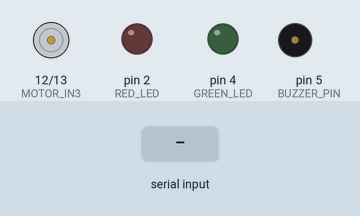
Simulated run of this sketch. Board: Arduino Uno, built with avr-gcc and run on an emulated ATmega328P. On the bench: motor-driver pin pairs drawn as motors (green arrow = first pin HIGH = forward, orange = second pin HIGH = backward, longer = more drive, scaled by the enable pin), output pins drawn as LEDs (lit = HIGH), buzzer (waves = sounding, pin HIGH). Inputs (shaded band) come from the test bench.

Above: at 1.2 s.
1.3 s: "O" received over Serial
At 1.9 s:
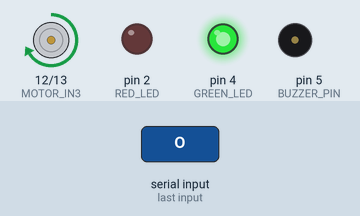
2.8 s: "D" received over Serial
At 3.1 s:
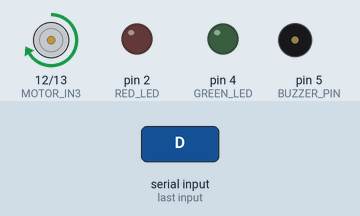
At 9.2 s:
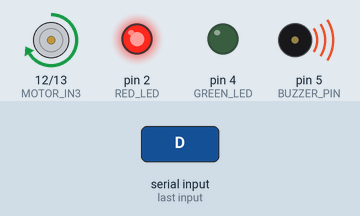
Timing chart, 0 to 14.7 s (numbered marks = the images above; inputs shaded):
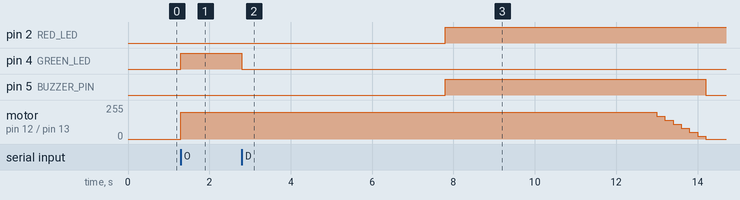

The sketch:

dddnssys.ino
```cpp
// Driver Drowsiness Detection & Escalation/Safety System

const uint8_t MOTOR_EN  = 9;    // L298N ENA (PWM)
const uint8_t MOTOR_IN3 = 12;   // L298N IN3
const uint8_t MOTOR_IN4 = 13;   // L298N IN4

const uint8_t BUZZER_PIN = 5;  // buzzer
const uint8_t GREEN_LED  = 4;
// const uint8_t YELLOW_LED = 3;
const uint8_t RED_LED    = 2;

enum DriverState {AWAKE, SLEEPY};
DriverState state = AWAKE;

unsigned long sleepyStart = 0;
bool redOn = false;
bool motorSlowing = false;

void setup() {
  Serial.begin(9600);

  pinMode(MOTOR_EN, OUTPUT);
  pinMode(MOTOR_IN3, OUTPUT);
  pinMode(MOTOR_IN4, OUTPUT);

  pinMode(BUZZER_PIN, OUTPUT);
  pinMode(GREEN_LED, OUTPUT);
  pinMode(RED_LED, OUTPUT);

  stopMotor();
  digitalWrite(BUZZER_PIN, LOW);
  digitalWrite(GREEN_LED, LOW);
  digitalWrite(RED_LED, LOW);
}

void loop() {
    if (Serial.available() > 0) {
    char c = Serial.read();
    if (c == 'O') {   // Eyes Open
      setAwake();
    }
    else if (c == 'D') { // Eyes Closed -> Sleepy
      setSleepy();
    }
  }

  // If sleepy, escalate with time
  if (state == SLEEPY) {
    unsigned long elapsed = millis() - sleepyStart;

    // Stage 1: after 5s -> red LED ON
    if (elapsed >= 5000 && !redOn) {
      digitalWrite(RED_LED, HIGH);
      redOn = true;
      digitalWrite(BUZZER_PIN, HIGH);
    }

    // Stage 2: after 10s -> slow motor to stop
    if (elapsed >= 10000 && !motorSlowing) {
      gradualStopMotor();
      motorSlowing = true;
    }
  }
}

void setAwake() {
  state = AWAKE;
  sleepyStart = 0;
  redOn = false;
  motorSlowing = false;

  digitalWrite(GREEN_LED, HIGH);
  digitalWrite(RED_LED, LOW);
  digitalWrite(BUZZER_PIN, LOW);
  motorForward(200);
}

void setSleepy() {
  if (state != SLEEPY) {
    state = SLEEPY;
    sleepyStart = millis();
    redOn = false;
    motorSlowing = false;

    digitalWrite(GREEN_LED, LOW);
    digitalWrite(RED_LED, LOW);
  }
}

void motorForward(uint8_t speed) {
  digitalWrite(BUZZER_PIN, LOW);
  digitalWrite(MOTOR_IN3, HIGH);
  digitalWrite(MOTOR_IN4, LOW);
  analogWrite(MOTOR_EN, speed);
}

void stopMotor() {
  digitalWrite(MOTOR_IN3, LOW);
  digitalWrite(MOTOR_IN4, LOW);
  analogWrite(MOTOR_EN, 0);
  digitalWrite(BUZZER_PIN, LOW);
}

void gradualStopMotor() {
  for (int spd = 200; spd >= 0; spd -= 30) {
    motorForward(spd);
    digitalWrite(BUZZER_PIN, HIGH);
    delay(200);
  }
  stopMotor();
}
```

Measured:
- after the input at 1.3 s, pin 4 (GREEN_LED): LOW → HIGH at once; motor on pin 12 (MOTOR_IN3) / pin 13 (MOTOR_IN4): stopped → forward 200/255 at once
- after the input at 2.8 s, pin 2 (RED_LED): LOW → HIGH after 5.0 s; pin 4 (GREEN_LED): HIGH → LOW at once; pin 5 (BUZZER_PIN): LOW → HIGH after 5.0 s, → LOW 6.4 s later; motor on pin 12 (MOTOR_IN3) / pin 13 (MOTOR_IN4): moves from forward 200/255 to stopped over 1.2 s, starting after 10.2 s
